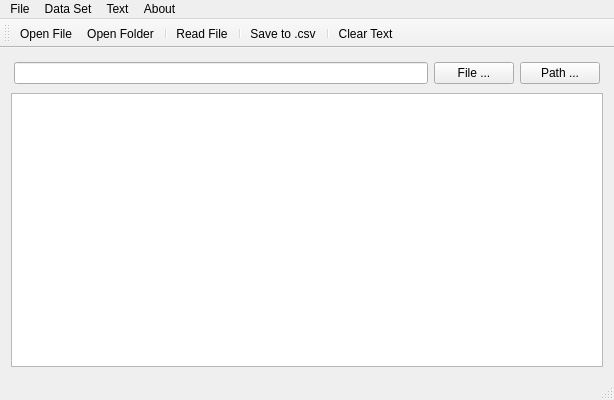
<?xml version="1.0" encoding="UTF-8"?>
<ui version="4.0">
 <class>MainWindow</class>
 <widget class="QMainWindow" name="MainWindow">
  <property name="geometry">
   <rect>
    <x>0</x>
    <y>0</y>
    <width>614</width>
    <height>400</height>
   </rect>
  </property>
  <property name="windowTitle">
   <string>Hst Reader</string>
  </property>
  <property name="windowIcon">
   <iconset>
    <normaloff>src/program.ico</normaloff>src/program.ico</iconset>
  </property>
  <widget class="QWidget" name="centralWidget">
   <layout class="QVBoxLayout" name="verticalLayout">
    <item>
     <layout class="QHBoxLayout" name="horizontalLayout">
      <property name="leftMargin">
       <number>3</number>
      </property>
      <property name="topMargin">
       <number>3</number>
      </property>
      <property name="rightMargin">
       <number>3</number>
      </property>
      <property name="bottomMargin">
       <number>3</number>
      </property>
      <item>
       <widget class="QLineEdit" name="filePathEdit">
        <property name="baseSize">
         <size>
          <width>300</width>
          <height>20</height>
         </size>
        </property>
        <property name="maxLength">
         <number>255</number>
        </property>
        <property name="dragEnabled">
         <bool>true</bool>
        </property>
       </widget>
      </item>
      <item>
       <widget class="QPushButton" name="findFileButton">
        <property name="toolTip">
         <string>Open history file (hst or csv)</string>
        </property>
        <property name="text">
         <string>File ...</string>
        </property>
       </widget>
      </item>
      <item>
       <widget class="QPushButton" name="findPathButton">
        <property name="toolTip">
         <string>Only for prepare a DataSet</string>
        </property>
        <property name="text">
         <string>Path ...</string>
        </property>
       </widget>
      </item>
     </layout>
    </item>
    <item>
     <widget class="QTextBrowser" name="textBrowser">
      <property name="acceptDrops">
       <bool>false</bool>
      </property>
      <property name="openLinks">
       <bool>false</bool>
      </property>
     </widget>
    </item>
   </layout>
  </widget>
  <widget class="QMenuBar" name="menuBar">
   <property name="geometry">
    <rect>
     <x>0</x>
     <y>0</y>
     <width>614</width>
     <height>20</height>
    </rect>
   </property>
   <widget class="QMenu" name="menu">
    <property name="title">
     <string>Text</string>
    </property>
    <addaction name="actionClearText"/>
   </widget>
   <widget class="QMenu" name="menu_2">
    <property name="title">
     <string>File</string>
    </property>
    <addaction name="actionOpen"/>
    <addaction name="actionRead_File"/>
    <addaction name="actionSaveCsv"/>
    <addaction name="actionExit"/>
   </widget>
   <widget class="QMenu" name="menuAbout">
    <property name="title">
     <string>About</string>
    </property>
    <addaction name="actionAbout"/>
    <addaction name="actionAbout_Qt"/>
   </widget>
   <widget class="QMenu" name="menuData_Set">
    <property name="title">
     <string>Data Set</string>
    </property>
    <addaction name="actionPrepare_XY_Data"/>
    <addaction name="actionSave_Example"/>
   </widget>
   <addaction name="menu_2"/>
   <addaction name="menuData_Set"/>
   <addaction name="menu"/>
   <addaction name="menuAbout"/>
  </widget>
  <widget class="QToolBar" name="mainToolBar">
   <attribute name="toolBarArea">
    <enum>TopToolBarArea</enum>
   </attribute>
   <attribute name="toolBarBreak">
    <bool>false</bool>
   </attribute>
   <addaction name="actionOpen"/>
   <addaction name="actionOpenFolder"/>
   <addaction name="separator"/>
   <addaction name="actionRead_File"/>
   <addaction name="separator"/>
   <addaction name="actionSaveCsv"/>
   <addaction name="separator"/>
   <addaction name="actionClearText"/>
  </widget>
  <widget class="QStatusBar" name="statusBar"/>
  <action name="actionClearText">
   <property name="text">
    <string>Clear Text</string>
   </property>
   <property name="toolTip">
    <string>Clear text</string>
   </property>
  </action>
  <action name="actionOpen">
   <property name="text">
    <string>Open File</string>
   </property>
   <property name="toolTip">
    <string>Open history file (hst or csv)</string>
   </property>
  </action>
  <action name="actionSaveCsv">
   <property name="text">
    <string>Save to .csv</string>
   </property>
   <property name="toolTip">
    <string>Save data to csv file</string>
   </property>
  </action>
  <action name="actionSave_Example">
   <property name="text">
    <string>Save a forecast example</string>
   </property>
   <property name="toolTip">
    <string>Save example a prediction file for MAS_Assistant MQL script</string>
   </property>
  </action>
  <action name="actionExit">
   <property name="text">
    <string>Exit</string>
   </property>
   <property name="toolTip">
    <string>Quit the program</string>
   </property>
  </action>
  <action name="actionRead_File">
   <property name="text">
    <string>Read File</string>
   </property>
   <property name="toolTip">
    <string>Read data from file</string>
   </property>
  </action>
  <action name="actionAbout_Qt">
   <property name="text">
    <string>About Qt</string>
   </property>
   <property name="toolTip">
    <string>About Qt Framework</string>
   </property>
  </action>
  <action name="actionAbout">
   <property name="text">
    <string>About</string>
   </property>
   <property name="toolTip">
    <string>About Hst-Reader</string>
   </property>
  </action>
  <action name="actionPrepare_XY_Data">
   <property name="text">
    <string>Prepare XY Data</string>
   </property>
   <property name="toolTip">
    <string>Prepare X and Y files for mashine learning</string>
   </property>
  </action>
  <action name="actionOpenFolder">
   <property name="text">
    <string>Open Folder</string>
   </property>
   <property name="toolTip">
    <string>Open the location of the history files. Only for prepare a DataSet.</string>
   </property>
  </action>
 </widget>
 <layoutdefault spacing="6" margin="11"/>
 <resources/>
 <connections/>
</ui>
